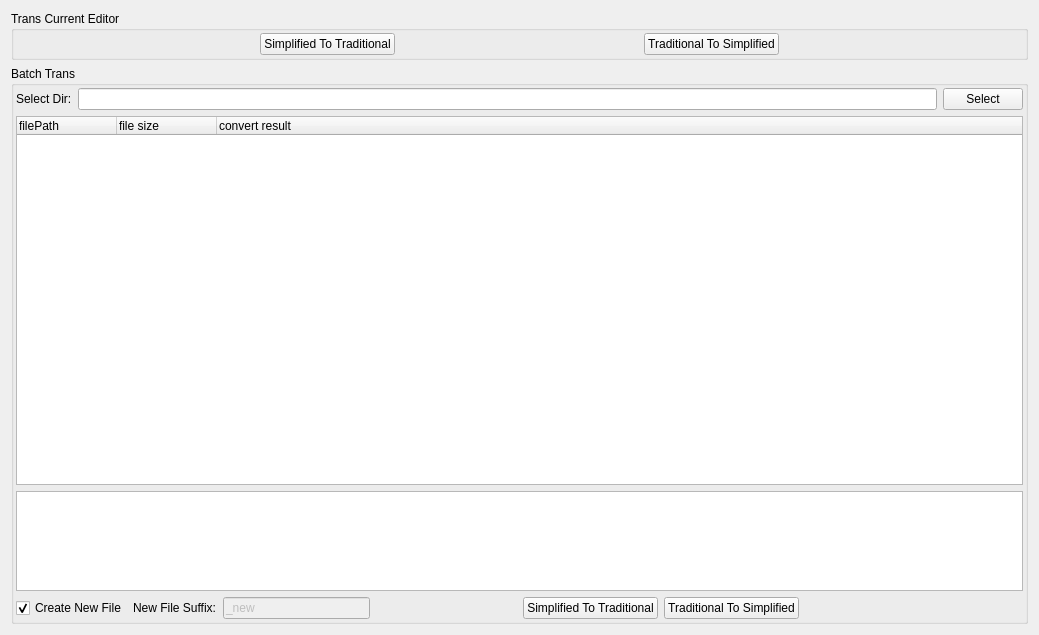
<?xml version="1.0" encoding="UTF-8"?>
<ui version="4.0">
 <class>TradSimpTrans</class>
 <widget class="QWidget" name="TradSimpTrans">
  <property name="geometry">
   <rect>
    <x>0</x>
    <y>0</y>
    <width>1039</width>
    <height>635</height>
   </rect>
  </property>
  <property name="windowTitle">
   <string>TradSimpTrans</string>
  </property>
  <layout class="QVBoxLayout" name="verticalLayout_2">
   <item>
    <widget class="QGroupBox" name="groupBox">
     <property name="title">
      <string>Trans Current Editor</string>
     </property>
     <layout class="QHBoxLayout" name="horizontalLayout">
      <property name="leftMargin">
       <number>2</number>
      </property>
      <property name="topMargin">
       <number>2</number>
      </property>
      <property name="rightMargin">
       <number>2</number>
      </property>
      <property name="bottomMargin">
       <number>2</number>
      </property>
      <item>
       <spacer name="horizontalSpacer_5">
        <property name="orientation">
         <enum>Qt::Horizontal</enum>
        </property>
        <property name="sizeHint" stdset="0">
         <size>
          <width>40</width>
          <height>20</height>
         </size>
        </property>
       </spacer>
      </item>
      <item>
       <widget class="QPushButton" name="pushButton_2">
        <property name="text">
         <string>Simplified To Traditional</string>
        </property>
       </widget>
      </item>
      <item>
       <spacer name="horizontalSpacer">
        <property name="orientation">
         <enum>Qt::Horizontal</enum>
        </property>
        <property name="sizeHint" stdset="0">
         <size>
          <width>40</width>
          <height>20</height>
         </size>
        </property>
       </spacer>
      </item>
      <item>
       <widget class="QPushButton" name="pushButton">
        <property name="text">
         <string>Traditional To Simplified</string>
        </property>
       </widget>
      </item>
      <item>
       <spacer name="horizontalSpacer_2">
        <property name="orientation">
         <enum>Qt::Horizontal</enum>
        </property>
        <property name="sizeHint" stdset="0">
         <size>
          <width>40</width>
          <height>20</height>
         </size>
        </property>
       </spacer>
      </item>
     </layout>
    </widget>
   </item>
   <item>
    <widget class="QGroupBox" name="groupBox_2">
     <property name="title">
      <string>Batch Trans</string>
     </property>
     <layout class="QVBoxLayout" name="verticalLayout">
      <property name="leftMargin">
       <number>2</number>
      </property>
      <property name="topMargin">
       <number>2</number>
      </property>
      <property name="rightMargin">
       <number>2</number>
      </property>
      <property name="bottomMargin">
       <number>2</number>
      </property>
      <item>
       <layout class="QHBoxLayout" name="horizontalLayout_5">
        <item>
         <widget class="QLabel" name="label_2">
          <property name="text">
           <string>Select Dir:</string>
          </property>
         </widget>
        </item>
        <item>
         <widget class="QLineEdit" name="batchDirPath"/>
        </item>
        <item>
         <widget class="QPushButton" name="selectDir">
          <property name="text">
           <string>Select</string>
          </property>
         </widget>
        </item>
       </layout>
      </item>
      <item>
       <widget class="QTreeWidget" name="treeWidget">
        <column>
         <property name="text">
          <string>filePath</string>
         </property>
        </column>
        <column>
         <property name="text">
          <string>file size</string>
         </property>
        </column>
        <column>
         <property name="text">
          <string>convert result</string>
         </property>
        </column>
       </widget>
      </item>
      <item>
       <widget class="QPlainTextEdit" name="plainTextEdit">
        <property name="maximumSize">
         <size>
          <width>16777215</width>
          <height>100</height>
         </size>
        </property>
       </widget>
      </item>
      <item>
       <layout class="QHBoxLayout" name="horizontalLayout_4">
        <item>
         <layout class="QHBoxLayout" name="horizontalLayout_2">
          <item>
           <widget class="QCheckBox" name="newfileCb">
            <property name="text">
             <string>Create New File</string>
            </property>
            <property name="checked">
             <bool>true</bool>
            </property>
           </widget>
          </item>
          <item>
           <widget class="QLabel" name="label">
            <property name="text">
             <string>New File Suffix:</string>
            </property>
           </widget>
          </item>
          <item>
           <widget class="QLineEdit" name="lineEdit">
            <property name="enabled">
             <bool>false</bool>
            </property>
            <property name="maximumSize">
             <size>
              <width>150</width>
              <height>16777215</height>
             </size>
            </property>
            <property name="text">
             <string>_new</string>
            </property>
           </widget>
          </item>
          <item>
           <spacer name="horizontalSpacer_3">
            <property name="orientation">
             <enum>Qt::Horizontal</enum>
            </property>
            <property name="sizeHint" stdset="0">
             <size>
              <width>10</width>
              <height>20</height>
             </size>
            </property>
           </spacer>
          </item>
         </layout>
        </item>
        <item>
         <layout class="QHBoxLayout" name="horizontalLayout_3">
          <item>
           <widget class="QPushButton" name="batchToTradi">
            <property name="text">
             <string>Simplified To Traditional</string>
            </property>
           </widget>
          </item>
          <item>
           <widget class="QPushButton" name="batchToSimplified">
            <property name="text">
             <string>Traditional To Simplified</string>
            </property>
           </widget>
          </item>
          <item>
           <spacer name="horizontalSpacer_4">
            <property name="orientation">
             <enum>Qt::Horizontal</enum>
            </property>
            <property name="sizeHint" stdset="0">
             <size>
              <width>40</width>
              <height>20</height>
             </size>
            </property>
           </spacer>
          </item>
         </layout>
        </item>
       </layout>
      </item>
     </layout>
    </widget>
   </item>
  </layout>
 </widget>
 <layoutdefault spacing="6" margin="11"/>
 <resources/>
 <connections>
  <connection>
   <sender>pushButton_2</sender>
   <signal>clicked()</signal>
   <receiver>TradSimpTrans</receiver>
   <slot>on_simpToTrad()</slot>
   <hints>
    <hint type="sourcelabel">
     <x>391</x>
     <y>44</y>
    </hint>
    <hint type="destinationlabel">
     <x>165</x>
     <y>110</y>
    </hint>
   </hints>
  </connection>
  <connection>
   <sender>pushButton</sender>
   <signal>clicked()</signal>
   <receiver>TradSimpTrans</receiver>
   <slot>on_tradToSimp()</slot>
   <hints>
    <hint type="sourcelabel">
     <x>795</x>
     <y>42</y>
    </hint>
    <hint type="destinationlabel">
     <x>359</x>
     <y>90</y>
    </hint>
   </hints>
  </connection>
  <connection>
   <sender>selectDir</sender>
   <signal>clicked()</signal>
   <receiver>TradSimpTrans</receiver>
   <slot>slot_selectFile()</slot>
   <hints>
    <hint type="sourcelabel">
     <x>987</x>
     <y>79</y>
    </hint>
    <hint type="destinationlabel">
     <x>1033</x>
     <y>183</y>
    </hint>
   </hints>
  </connection>
  <connection>
   <sender>batchToTradi</sender>
   <signal>clicked()</signal>
   <receiver>TradSimpTrans</receiver>
   <slot>on_batchToTrad()</slot>
   <hints>
    <hint type="sourcelabel">
     <x>639</x>
     <y>606</y>
    </hint>
    <hint type="destinationlabel">
     <x>557</x>
     <y>632</y>
    </hint>
   </hints>
  </connection>
  <connection>
   <sender>batchToSimplified</sender>
   <signal>clicked()</signal>
   <receiver>TradSimpTrans</receiver>
   <slot>on_batchToSimp()</slot>
   <hints>
    <hint type="sourcelabel">
     <x>828</x>
     <y>608</y>
    </hint>
    <hint type="destinationlabel">
     <x>954</x>
     <y>632</y>
    </hint>
   </hints>
  </connection>
 </connections>
 <slots>
  <slot>on_tradToSimp()</slot>
  <slot>on_simpToTrad()</slot>
  <slot>slot_selectFile()</slot>
  <slot>on_batchToSimp()</slot>
  <slot>on_batchToTrad()</slot>
 </slots>
</ui>
